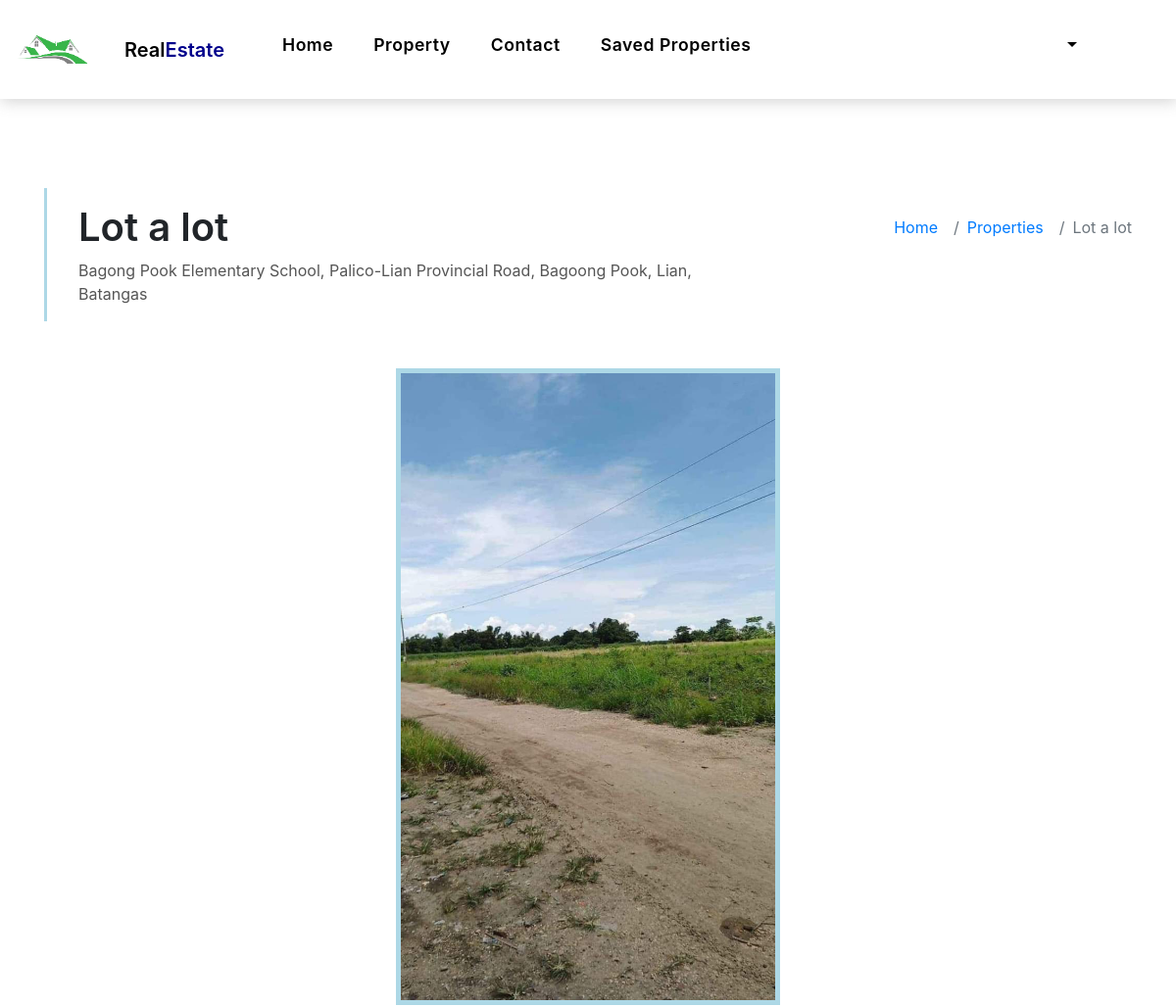
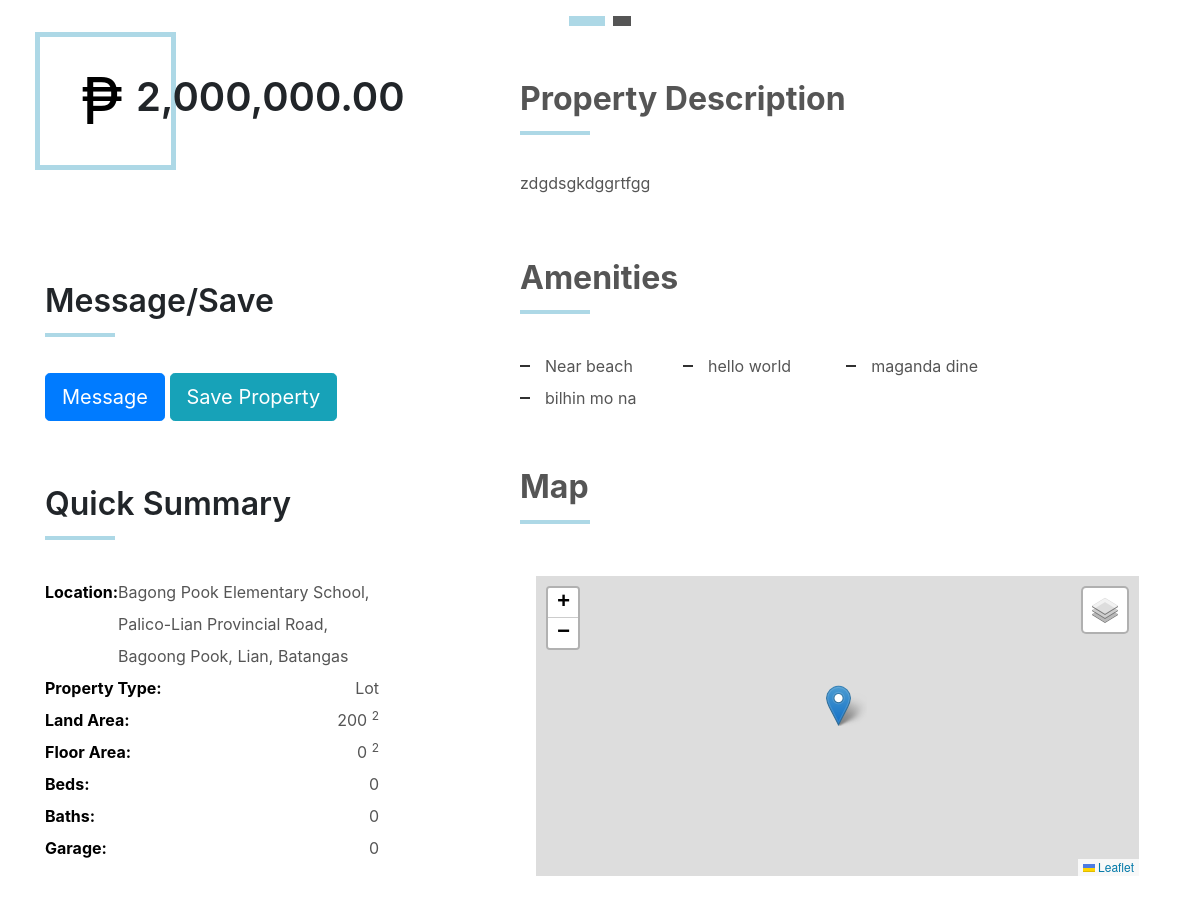
Screenshot of /Customer/property-single.php?id=RS-0000008 (signed in) with the database file from the repository (2 pictures, top to bottom).
### tables this page shows
CREATE TABLE `seller_property` (
  `id` varchar(150) NOT NULL,
  `title` varchar(150) NOT NULL,
  `more_info` text NOT NULL,
  `price` float NOT NULL,
  `sqm` float NOT NULL,
  `type` varchar(50) NOT NULL,
  `approved` varchar(5) NOT NULL,
  `status` varchar(10) NOT NULL,
  `seller_id` int(11) NOT NULL,
  `latitude` varchar(150) NOT NULL,
  `longitude` varchar(150) NOT NULL,
  `location` varchar(150) NOT NULL,
  `bedroom` int(11) NOT NULL,
  `garages` int(11) NOT NULL,
  `cr` int(11) NOT NULL,
  `image` text NOT NULL,
  `date` date NOT NULL,
  `floor_sqm` float NOT NULL
);

CREATE TABLE `seller_property_photos` (
  `id` int(11) NOT NULL,
  `property_id` varchar(150) NOT NULL,
  `photos` text NOT NULL
);

CREATE TABLE `amenities` (
  `id` int(11) NOT NULL,
  `property_id` varchar(100) NOT NULL,
  `amenities` varchar(100) NOT NULL
);

### Customer/property-single.php (the view, shortened to what this page needs)
<?php require_once 'header.php';
global $con;
if (isset($_GET["id"])) {
    $property_id = $_GET["id"];
    $sql = "SELECT `title`, `more_info`, `price`, `sqm`, `type`, `approved`, `status`, `seller_id`, `latitude`, `longitude`, `location`, `bedroom`, `garages`, `cr`, seller_property.image, `date`, sl.name as Name,floor_sqm FROM `seller_property`
    INNER JOIN seller_login as sl ON seller_property.seller_id = sl.id
    INNER JOIN seller_property_photos as sp ON seller_property.id = sp.property_id
    WHERE seller_property.id = '$property_id'";
    $result = $con->query($sql);
    $row = $result->fetch_assoc();
    $price = $row["price"];
    $_price = number_format($price,2);
    $q = "SELECT `photos` FROM `seller_property_photos` WHERE `property_id` = '$property_id'";
    $r = $con->query($q);
    $q1 = "SELECT * FROM `amenities` WHERE `property_id` = '$property_id'";
    $r1 = $con->query($q1);
}
?>
<link rel="stylesheet" href="https://unpkg.com/leaflet@1.9.3/dist/leaflet.css"
 />
<body>
    <main id="main">
        <section class="intro-single">
            <div class="container">
                <?php
                                if ($result->num_rows > 0) {
                                    $row = $result->fetch_assoc();
                            ?>
                <div class="row">
                    <div class="col-md-12 col-lg-8">
                        <div class="title-single-box">
                            <?php
                            echo '<h1 class="title-single">'.$row["title"].'</h1>';
                            echo '<span class="color-text-a">'.$row["location"].'</span>';
                            ?>
                        </div>
                    </div>
                    <div class="col-md-12 col-lg-4">
                        <nav aria-label="breadcrumb" class="breadcrumb-box d-flex justify-content-lg-end">
                            <ol class="breadcrumb">
                                <li class="breadcrumb-item">
                                    <a href="index.php">Home</a>
                                </li>
                                <li class="breadcrumb-item">
                                    <a href="property-grid.php">Properties</a>
                                </li>
                                <li class="breadcrumb-item active" aria-current="page">
                                    <?php
                                    echo $row["title"];
                                    ?>
                                </li>
                            </ol>
                        </nav>
                    </div>
                </div>
                <?php
                    }
                ?>
            </div>
        </section>
        <section class="property-single nav-arrow-b">
            <div class="container">
                <div class="row justify-content-center">
                    <div class="col-lg-12">
                        <div id="property-single-carousel" class="swiper">
                            <div class="swiper-wrapper">
                                <?php
                                if ($r->num_rows > 0) {
                                    while($ro = $r->fetch_assoc()){;
                                        ?>
                                <div class="carousel-item-a swiper-slide d-flex justify-content-center">
                                    <?php
                                    echo '<img src="'.$ro["photos"].'" alt="">';
                                    ?>
                                </div>
                                <?php
                                }}
                                ?>
                            </div>
                        </div>
                        <div class="property-single-carousel-pagination carousel-pagination"></div>
                    </div>
                </div>
                <div class="row">
                    <div class="col-sm-12">
                        <?php
                                if ($result->num_rows > 0) {
                            ?>
                        <div class="row justify-content-between">
                            <div class="col-md-5 col-lg-4">
                                <div class="property-price d-flex justify-content-center foo">
                                    <div class="card-header-c d-flex">
                                        <div class="card-box-ico">
                                            <span>₱</span>
                                        </div>
                                        <br><br>
                                        <div class="card-title-c align-self-center">
                                            <?php
                                                echo '<h5 class="title-c">'.$_price.'</h5>';
                                                ?>
                                        </div>
                                    </div>
                                </div>
                                <br><br>
                                <div>
                                    <div class="title-box-d section-t4">
                                        <h3 class="title-d"> Message/Save</h3>
                                    </div>
                                    <button class="btn btn-primary btn-lg">
                                        Message
                                    </button>
                                    <button id="add_to_list" data-id="<?php echo $property_id; ?>"
                                        class="btn btn-info btn-lg">
                                        Save Property
                                    </button>
                                </div>
                                <div class="property-summary">
                                    <div class="row">
                                        <div class="col-sm-12">
                                            <div class="title-box-d section-t4">
                                                <h3 class="title-d">Quick Summary</h3>
                                            </div>
                                        </div>
                                    </div>
                                    <div class="summary-list">
                                        <ul class="list">
                                            <?php
                                            echo '
                                            <li class="d-flex justify-content-between">
                                                <strong>Location: </strong>
                                                <span>' .$row["location"].'</span>
                                            </li>
                                            <li class="d-flex justify-content-between">
                                                <strong>Property Type:</strong>
                                                <span>'.$row["type"].'</span>
                                            </li>
                                            <li class="d-flex justify-content-between">
                                                <strong>Land Area:</strong>
                                                <span>'.$row["sqm"].'
                                                    <sup>2</sup>
                                                </span>
                                            </li>
                                            <li class="d-flex justify-content-between">
                                            <strong>Floor Area:</strong>
                                            <span>'.$row["floor_sqm"].'
                                                <sup>2</sup>
                                            </span>
                                        </li>
                                            <li class="d-flex justify-content-between">
                                                <strong>Beds:</strong>
                                                <span>'.$row["bedroom"].'</span>
                                            </li>
                                            <li class="d-flex justify-content-between">
                                                <strong>Baths:</strong>
                                                <span>'.$row["cr"].'</span>
                                            </li>
                                            <li class="d-flex justify-content-between">
                                                <strong>Garage:</strong>
                                                <span>'.$row["garages"].'</span>
                                            </li>';
                                            ?>
                                        </ul>
                                    </div>
                                </div>
                            </div>
                            <div class="col-md-7 col-lg-7 section-md-t3">
                                <div class="row">
                                    <div class="col-sm-12">
                                        <div class="title-box-d">
                                            <br><br>
                                            <h3 class="title-d color-text-a" style="font-weight: bold;">Property
                                                Description</h3>
                                        </div>
                                    </div>
                                </div>
                                <div class="property-description">
                                    <?php
                                echo '<p class="description color-text-a">'.$row["more_info"].'
                                </p>' ;
                                ?>
                                </div>
                                <div class="row section-t3">
                                    <div class="col-sm-12">
                                        <div class="title-box-d">
                                            <h3 class="title-d color-text-a" style="font-weight: bold;">Amenities</h3>
                                        </div>
                                    </div>
                                </div>
                                <div class="amenities-list color-text-a">
                                    <ul class="list-a no-margin">
                                        <?php
                                if ($r1->num_rows > 0) {
                                    while($roww = $r1->fetch_assoc()){;
                                    echo '<li>'.$roww['amenities'].'</li>';
                                }}
                                else{
                                    echo '<p class="description color-text-a"> No amenities listed </p>';
                                }
                                ?>
                                    </ul>
                                </div>
                                <div class="row section-t3">
                                    <div class="col-sm-12">
                                        <div class="title-box-d">
                                            <h3 class="title-d color-text-a" style="font-weight: bold;">Map
                                            </h3>
                                        </div>
                                    </div>
                                </div>
                                <div class="modal-body">
                                    <div id="locmap"></div>
                                </div>
                            </div>
                        </div>
                        <?php
                                }
                        ?>
                    </div>
                </div>
            </div>
        </section>
        <br><br><br>
    </main>
    </html>
    <?php include 'footer.php'; ?>

### Customer/assets/css/style.css (style rules this page uses)
body { font-family: "Poppins", sans-serif; color: #555555; }
h1, h2, h3, h4, h5, h6 { color: #000000; }
a { color: #000000; text-decoration: none; transition: all 0.5s ease; }
.color-text-a { text-decoration: none; color: #555555; }
.no-margin { margin: 0; }
.list-a { text-decoration: none; display: inline-block; line-height: 2; padding: 0; list-style: none; }
.list-a li { position: relative; width: 50%; float: left; padding-left: 25px; padding-right: 5px; }
@media (min-width: 992px) { .list-a li { width: 33.333%; } }
.list-a li:before { content: ""; width: 10px; height: 2px; position: absolute; background-color: #313131; top: 15px; left: 0; }
.section-t4 { padding-top: 4rem; }
.section-t3 { padding-top: 3rem; }
.title-box-d { padding-bottom: 1.8rem; margin-bottom: 1rem; position: relative; }
.title-box-d .title-d { font-weight: 600; font-size: 2rem; }
.title-box-d .title-d:after { content: ""; position: absolute; width: 70px; height: 4px; background-color: #ADD8E6; bottom: 20px; left: 0; }
.carousel-pagination { margin-top: 10px; text-align: center; }
.btn { transition: 0.5s ease; }
.carousel-item-a img { border: 5px solid #ADD8E6; height: 650px; }
.intro-single { padding: 12rem 0 3rem; }
.intro-single .title-single-box { padding: 1rem 0 1rem 2rem; }
.intro-single .title-single-box { border-left: 3px solid #ADD8E6; }
.intro-single .title-single-box .title-single { font-weight: 600; font-size: 2.2rem; }
@media (min-width: 768px) { .intro-single .title-single-box .title-single { font-size: 2.1rem; } }
@media (min-width: 992px) { .intro-single .title-single-box .title-single { font-size: 2.5rem; } }
.intro-single .breadcrumb-box { padding: 1rem 0 0 0.5rem; }
.intro-single .breadcrumb { background-color: transparent; padding-right: 0; padding-left: 0; }
.property-price { margin: 0 auto; }
.property-price .card-header-c { padding: 0; }
.summary-list { padding-right: 1rem; color: #000000; }
.summary-list .list { padding: 0; line-height: 2; }
.summary-list .list span { color: #555555; }
.card-header-c { padding: 0 1rem 1rem 1rem; }
.card-box-ico { padding: 1rem 3rem 1rem 2.5rem; border: 5px solid #ADD8E6; }
.card-box-ico span { font-size: 4rem; color: #000000; }
.title-c { font-size: 2.5rem; font-weight: 600; margin-left: -40px; }
@media (min-width: 768px) { .title-c { font-size: 1.8rem; } }
@media (min-width: 992px) { .title-c { font-size: 2.5rem; } }

### Customer/property-single.php (style rules this page uses)
#locmap { height: 300px; width: 100%; z-index: 1; }

### rows the page displays
seller_property: title "Lot a lot", location "Bagong Pook Elementary School, Palico-Lian Provincial Road, Bagoong Pook, Lian, Batangas", price "2,000,000.00", type "Lot", sqm "200", floor_sqm "0", bedroom "0", cr "0", garages "0", more_info "zdgdsgkdggrtfgg"
seller_property_photos: photos (picture)
amenities: amenities "Near beach"
amenities: amenities "hello world"
amenities: amenities "maganda dine"
amenities: amenities "bilhin mo na"
